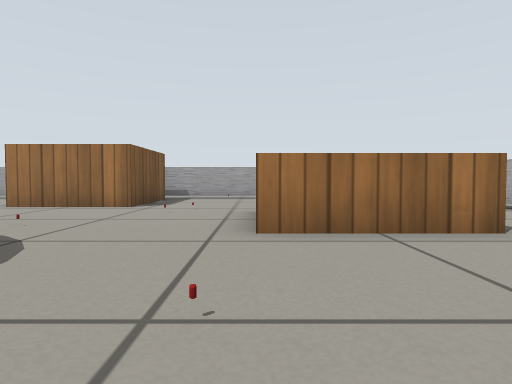
View 1 (above)

24 first-person views from a walk through a world built for the Gazebo simulator. The camera is 0.32 m above the floor, tilts 2° down and sees 75° across. The lines on the ground mark 1 m squares. The floor is counted in squares, 0.5 m on a side. Each view is taken from the middle of a square. On the plan, view 1 faces up. The plan holds only what a view shows up to about 10 squares ahead; the rest is blank. Simple patterns stand in for the simulator's built-in surfaces.

View 2
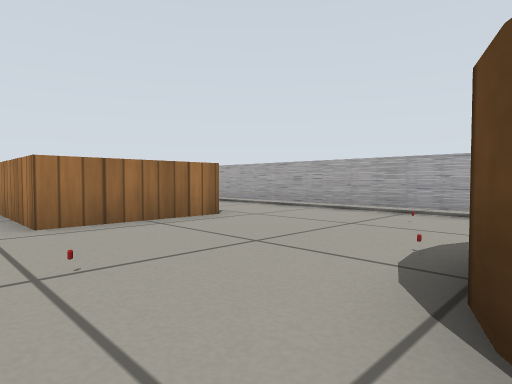

View 3
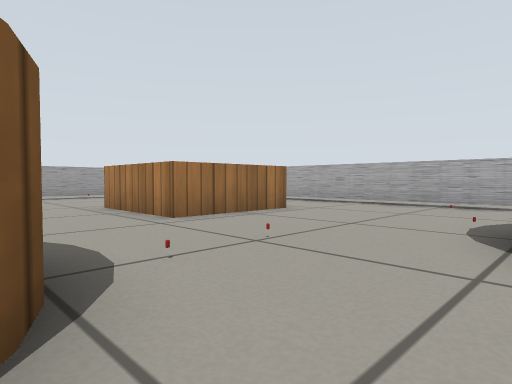

View 4
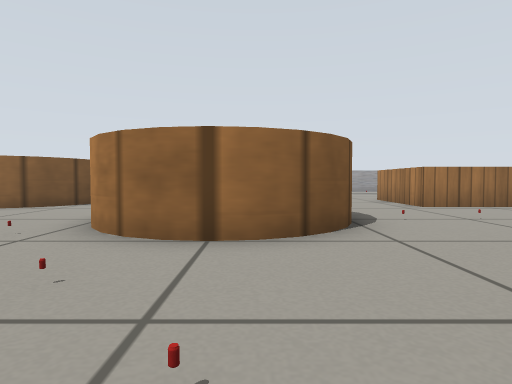

View 5
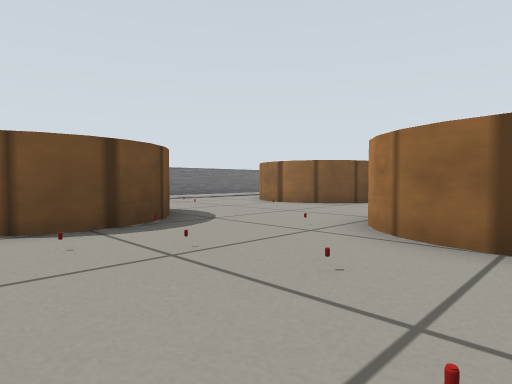

View 6
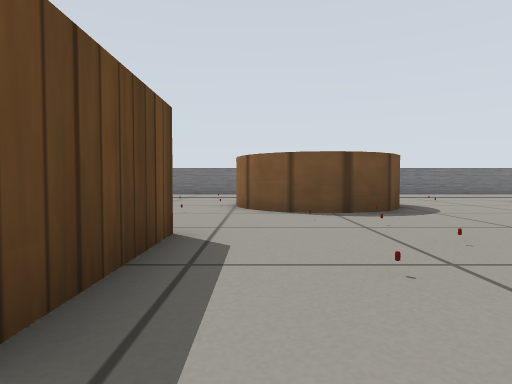

View 7
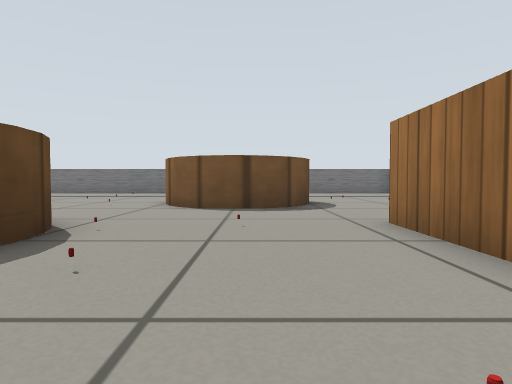

View 8
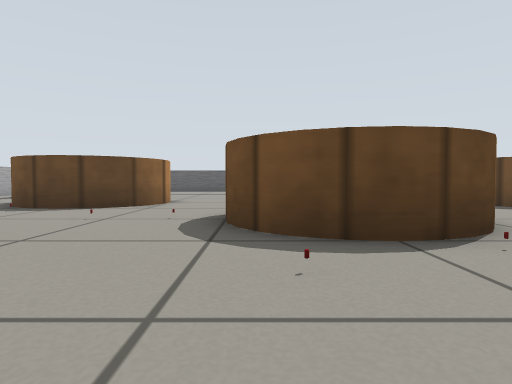

View 9
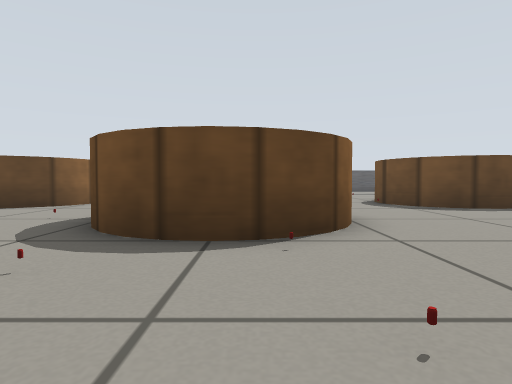

View 10
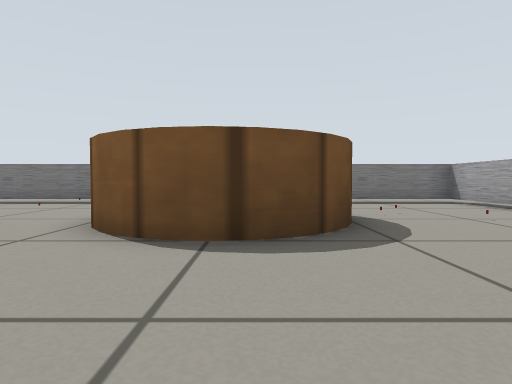

View 11
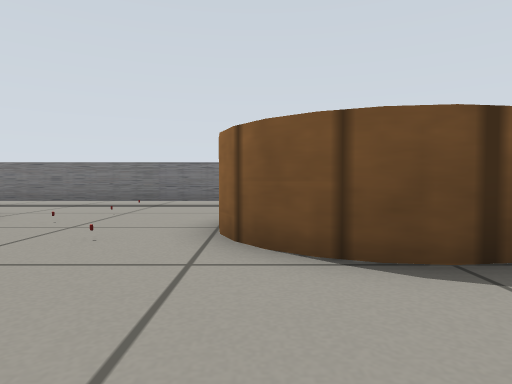

View 12
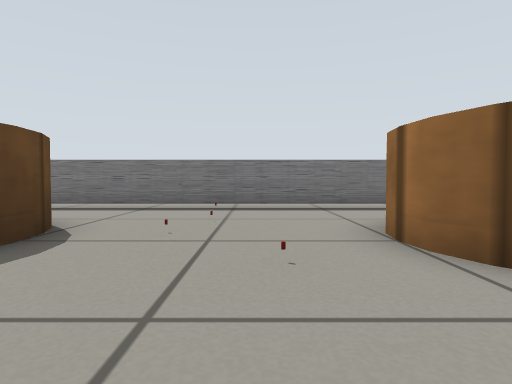

View 13
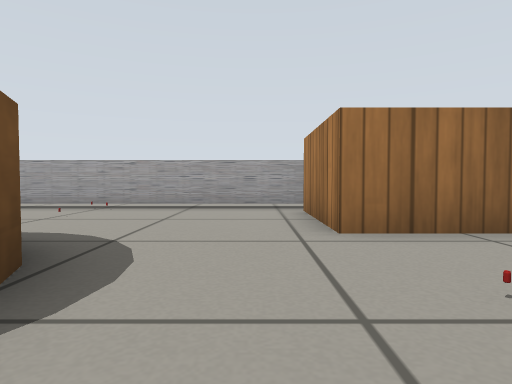

View 14
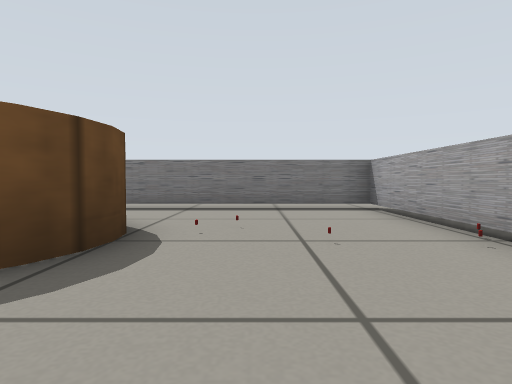

View 15
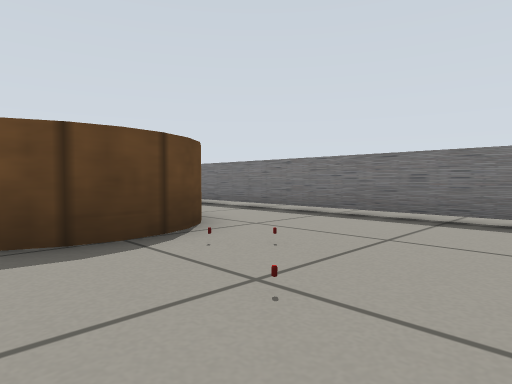

View 16
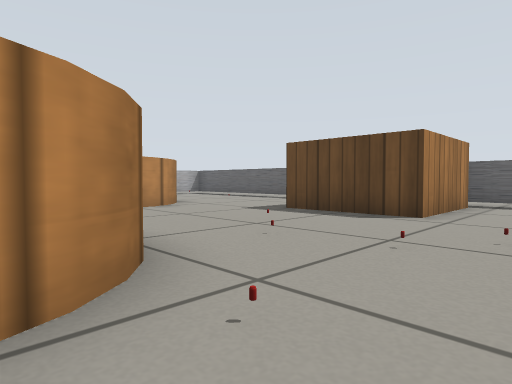

View 17
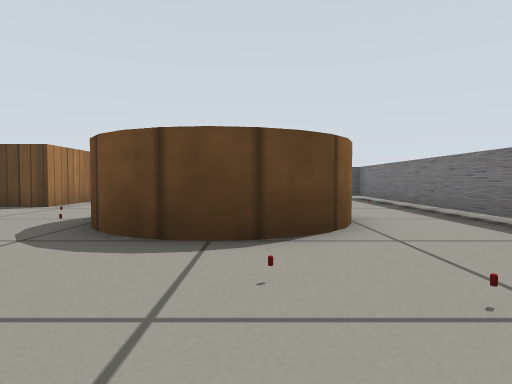

View 18
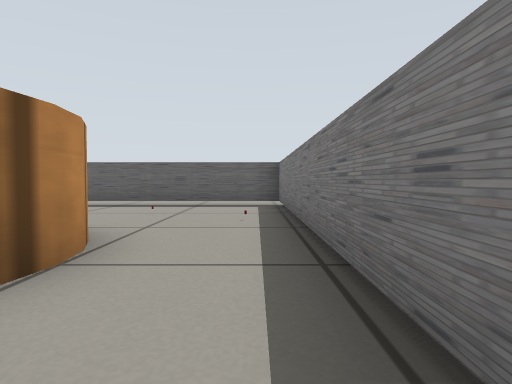

View 19
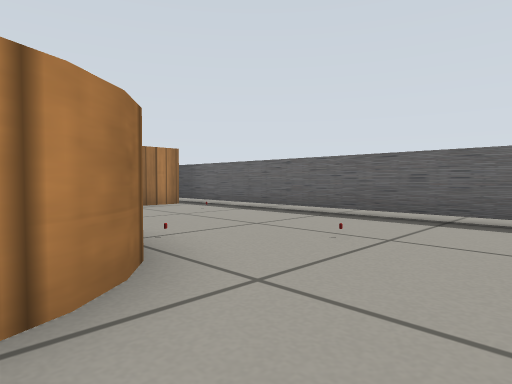

View 20
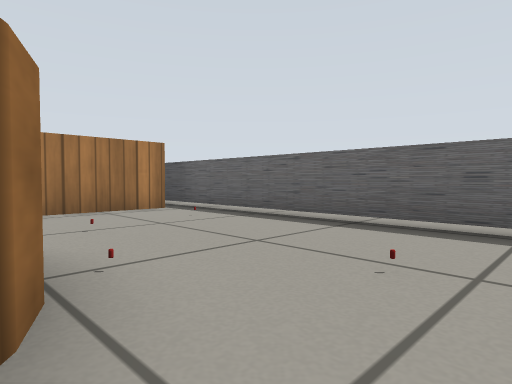

View 21
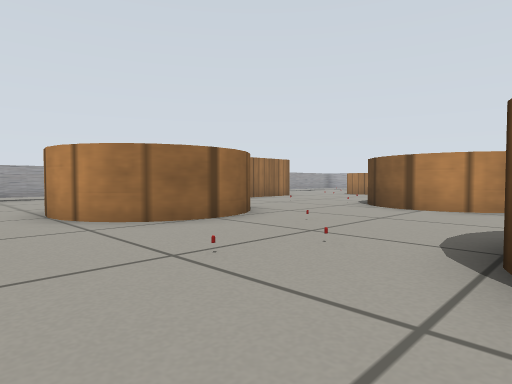

View 22
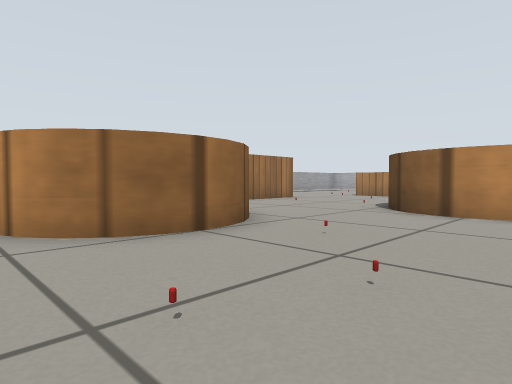

View 23
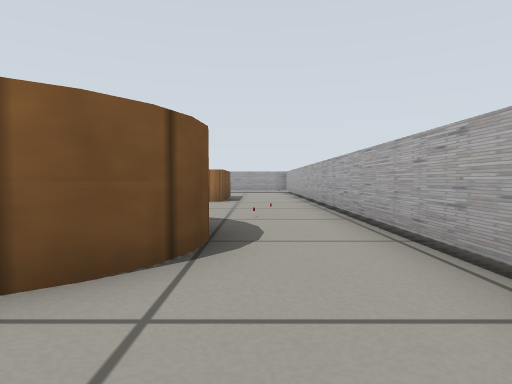

View 24
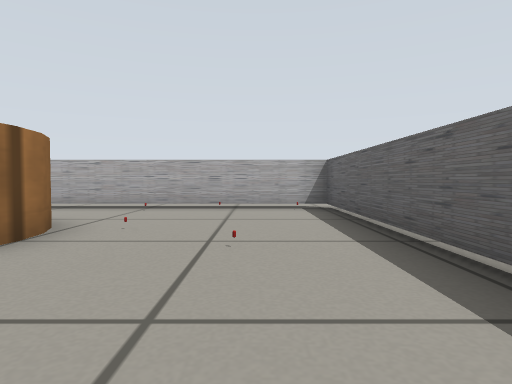

### Floor plan
Key: @ floor where view 1 was taken; # wall or solid block; . floor; C wooden cube; W wooden cylinder; R drink can; O other object.
Columns run from 15 left of view 1 to 6 right of it. Each row starts with its distance up from view 1.
 12 ##########
 11 #....O...C
 10 #....O...C  C...
  9 #........C  C...
  8 #...O....CCCC...     #
  7 #..WWWW......O.C    .#
  6 #..W  W..R.....C   ..#
  5 #..W  W........C   ..#
  4 #..WWWW...O....CCCC..#
  3 #........WWWW........#
  2 #....O...W  W........#
  1 # .OO....W  W...... .#
  0 #.......OWWWW..@.O. .#
 -1 #..WWWW........WWWW..#
 -2 #..W  W O.O....W  W..#
 -3 #..W  W.O..R...W  W..#
 -4 #..WWWW........WWWW..#
 -5 # ..O....CCCC....... #
 -6 #..O.....C   ........#
 -7 #........C   ...O....#
 -8 #........C    .......#
 -9 ###########    #######

Positions as (right, up) in squares from view 1, and headings:
1: (0, 0), facing up
2: (-1, -1), facing up-right
3: (-3, -1), facing up-right
4: (-4, -4), facing up
5: (-4, -4), facing up-left
6: (-2, -4), facing left
7: (-1, 6), facing left
8: (-3, 7), facing down
9: (-5, 7), facing down
10: (-5, 6), facing left
11: (-6, 4), facing left
12: (-7, 2), facing left
13: (-7, 4), facing up
14: (-7, 9), facing left
15: (-9, 11), facing down-left
16: (-8, 1), facing down-right
17: (-11, 3), facing down
18: (-14, 0), facing down
19: (-14, -3), facing down-right
20: (-13, -4), facing down-right
21: (-14, -1), facing up-right
22: (-13, 0), facing up-right
23: (4, -6), facing up
24: (-2, -7), facing right
